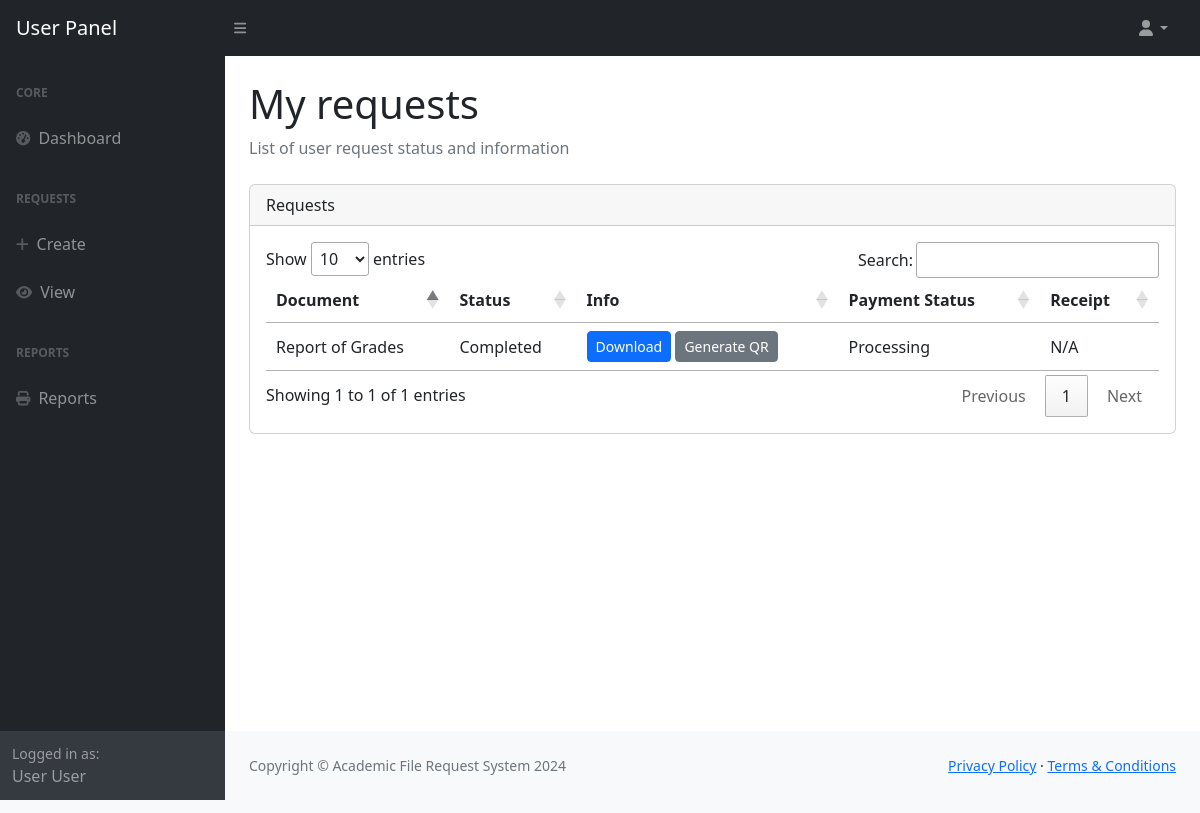
The page /request/user/ (signed in) on the database its author committed.
### onlinerequest/models.py (models this page shows, shortened)
class Record(models.Model):
    user_number = models.CharField(max_length=10)
    first_name = models.CharField(max_length=64)
    last_name = models.CharField(max_length=64)
    course_code = models.CharField(max_length=5)
    middle_name = models.CharField(max_length=64, default='De Guz Man')
    contact_no = models.IntegerField(default='09667614313')
    entry_year_from = models.IntegerField()
    entry_year_to = models.IntegerField()

class User_Request(models.Model):
    user = models.ForeignKey(User, on_delete=models.CASCADE, related_name='user_requests')
    request = models.ForeignKey(Request, on_delete=models.CASCADE, related_name='user_requests')
    status = models.CharField(max_length=64)
    uploads = models.TextField()
    requested = models.CharField(max_length=256, default="")
    purpose = models.CharField(max_length=256, blank=True)
    number_of_copies = models.IntegerField(default=1)
    uploaded_payment = models.TextField(blank=True)
    payment_status = models.CharField(max_length=10, default="Processing", blank=True)
    created_at = models.DateTimeField(auto_now_add=True)
    updated_at = models.DateTimeField(auto_now=True)

class Request(models.Model):
    description = models.CharField(max_length=256)
    files_required = models.CharField(max_length=256)
    document = models.ForeignKey(Document, on_delete=models.CASCADE)
    price = models.CharField(max_length=6, default=1.00)
    def __str__(self):
        return self.document.description

class Document(models.Model):
    code = models.CharField(max_length=64)
    description = models.CharField(max_length=64)
    active = models.BooleanField(default=True)

### onlinerequest/views/request_user.py (the view)
# urls.py: path('request/user/', request_user.display_user_requests),
def display_user_requests(request):
    try:
        user_requests = User_Request.objects.filter(user=request.user)
        for user_request in user_requests:
            if user_request.requested:
                key = generate_key_from_user(user_request.id)
                decrypted_hash = decrypt_data(user_request.requested, key)
                base_path = os.path.join(settings.MEDIA_ROOT, 'onlinerequest', 'static', 'user_request', str(user_request.id), 'approved')
                if os.path.exists(base_path):
                    for filename in os.listdir(base_path):
                        file_path = os.path.join(base_path, filename)
                        current_hash = hashlib.sha256(file_path.encode()).hexdigest()
                        if current_hash == decrypted_hash:
                            user_request.requested = file_path
                            break
            if not user_request.uploaded_payment:
                user_request.payment_status = "Pending payment"
                user_request.save()
        return render(request, 'user/request/view-user-request.html', {'user_requests': user_requests})
    except Exception as e:
        return HttpResponse(f"Error displaying user requests: {str(e)}")

### onlinerequest/context_processors.py (called while the page is built)
def user_record(request):
    if request.user.is_authenticated:
        try:
            user_record = Record.objects.get(user_number=request.user.student_number)
            return {'user_record': user_record}
        except Record.DoesNotExist:
            return {}
    return {}

def request_forms(request):
    request_forms = Request.objects.all()
    return {'request_forms': request_forms}

### onlinerequest/models.py (called while the page is built)
def generate_key_from_user(user_id):
    return hashlib.sha256(str(user_id).encode()).digest()

def decrypt_data(encrypted_data, key):
    if not encrypted_data:
        return ''
    try:
        encrypted_bytes = base64.b64decode(encrypted_data.encode('utf-8'))
        nonce = encrypted_bytes[:16]
        tag = encrypted_bytes[16:32]
        ciphertext = encrypted_bytes[32:]
        cipher = AES.new(key, AES.MODE_EAX, nonce=nonce)
        data = cipher.decrypt_and_verify(ciphertext, tag)
        return data.decode('utf-8')
    except:
        return ''

### onlinerequest/templates/user/request/view-user-request.html (shortened to what this page needs)
{% load static %}
<!DOCTYPE html>
<html lang="en">
<head>
    {% include 'header.html' %}
</head>
<body class="sb-nav-fixed">
    {% include 'user/user-topnav.html' %}
    <div id="layoutSidenav">
        {% include 'user/user-sidenav.html' %}
        <div id="layoutSidenav_content">
            <main>
                <div class="container-fluid px-4">
                    <h1 class="mt-4">My requests</h1>
                    <ol class="breadcrumb mb-4">
                        <li class="breadcrumb-item active">List of user request status and information</li>
                    </ol>
                    <div class="card mb-4">
                        <div class="card-header">
                            <div class="d-flex justify-content-between align-items-center">
                                <span class="fs-6">Requests</span>
                            </div>
                        </div>
                        <div class="card-body">
                            <table id="datatable">
                                <thead>
                                    <th>Document</th>
                                    <th>Status</th>
                                    <th>Info</th>
                                    <th>Payment Status</th>
                                    <th>Receipt</th>
                                </thead>
                                <tbody>
                                {% if user_requests %}
                                    {% for user_request in user_requests %}
                                        <tr>
                                            <td>{{ user_request.request }}</td>
                                            <td>{{ user_request.status }}</td>
                                            <td>
                                                {% if user_request.status == "For Pickup" or user_request.status == "for pickup" or user_request.status == "pickup" or user_request.status == "PICKUP" %}
                                                    <button class="btn btn-info btn-sm" data-bs-toggle="modal" data-bs-target="#infoModal{{ user_request.id }}">View Info</button>
                                                {% elif user_request.requested %}
                                                    <a class="btn btn-primary btn-sm" href="{% static user_request.requested %}" download>Download</a>
                                                    <button class="btn btn-secondary btn-sm" onclick="generateQR('{{ user_request.id }}')">Generate QR</button>
                                                {% else %}
                                                    In process
                                                {% endif %}
                                            </td>
                                            <td>
                                                {% if user_request.uploaded_payment %}
                                                    {{ user_request.payment_status }}
                                                {% else %}
                                                    Pending payment
                                                {% endif %}
                                            </td>
                                            <td>
                                                {% if user_request.payment_status == "Paid" %}
                                                    <button class="btn btn-primary btn-sm" data-bs-toggle="modal" data-bs-target="#receiptModal{{ user_request.id }}">View Receipt</button>
                                                {% elif user_request.payment_status == "Failed" %}
                                                    <button class="btn btn-danger btn-sm" onclick="openPaymentTab('{{ user_request.id }}')">Resend payment</button>
                                                {% elif not user_request.uploaded_payment %}
                                                    <button class="btn btn-success btn-sm" onclick="openPaymentTab('{{ user_request.id }}')">Pay Now</button>
                                                {% else %}
                                                    N/A
                                                {% endif %}
                                            </td>
                                        </tr>
                                    {% endfor %}
                                {% endif %}
                                </tbody>
                            </table>
                        </div>
                    </div>
                </div>
            </main>
            <footer class="py-4 bg-light mt-auto">
                <div class="container-fluid px-4">
                    <div class="d-flex align-items-center justify-content-between small">
                        <div class="text-muted">Copyright &copy; Academic File Request System 2024</div>
                        <div>
                            <a href="#">Privacy Policy</a>
                            &middot;
                            <a href="#">Terms &amp; Conditions</a>
                        </div>
                    </div>
                </div>
            </footer>
        </div>
    </div>
    <footer class="py-4 bg-light mt-auto">
        <div class="container-fluid px-4">
            <div class="d-flex align-items-center justify-content-between small">
                <div class="text-muted">Copyright &copy; Academic File Request System 2024</div>
                <div>
                    <a href="#">Privacy Policy</a>
                    <a href="#">Terms &amp; Conditions</a>
                </div>
            </div>
        </div>
    </footer>
</body>
</html>

### onlinerequest/templates/user/user-sidenav.html (shortened to what this page needs)
<div id="layoutSidenav_nav">
    <nav class="sb-sidenav accordion sb-sidenav-dark" id="sidenavAccordion">
        <div class="sb-sidenav-menu">
            <div class="nav">
                <div class="sb-sidenav-menu-heading">Core</div>
                <a class="nav-link" href="/user/dashboard/">
                    <div class="sb-nav-link-icon"><i class="fas fa-tachometer-alt"></i></div>
                    Dashboard
                </a>
                <div class="sb-sidenav-menu-heading">Requests</div>
                <a class="nav-link" href="/request/">
                    <div class="sb-nav-link-icon"><i class="fas fa-plus"></i></div>
                    Create
                </a>
                <a class="nav-link" href="/request/user/">
                    <div class="sb-nav-link-icon"><i class="fas fa-eye"></i></div>
                    View
                </a>
                <div class="sb-sidenav-menu-heading">Reports</div>
                <a class="nav-link" href="/user/reports/">
                    <div class="sb-nav-link-icon"><i class="fas fa-print"></i></div>
                    Reports
                </a>
            </div>
        </div>
        <div class="sb-sidenav-footer">
            <div class="small">Logged in as:</div>
            {{ user_record.first_name|default:'Username' }} {{ user_record.last_name|default:'' }}
        </div>
    </nav>
</div>

### onlinerequest/templates/user/user-sidenav.html (style rules this page uses)
table.dataTable thead th { padding: 10px; }

### rows shown on the page
Record: first_name "User", last_name "User"
User_Request: request "Report of Grades", status "Completed", payment_status "Processing", shows "N/A"
